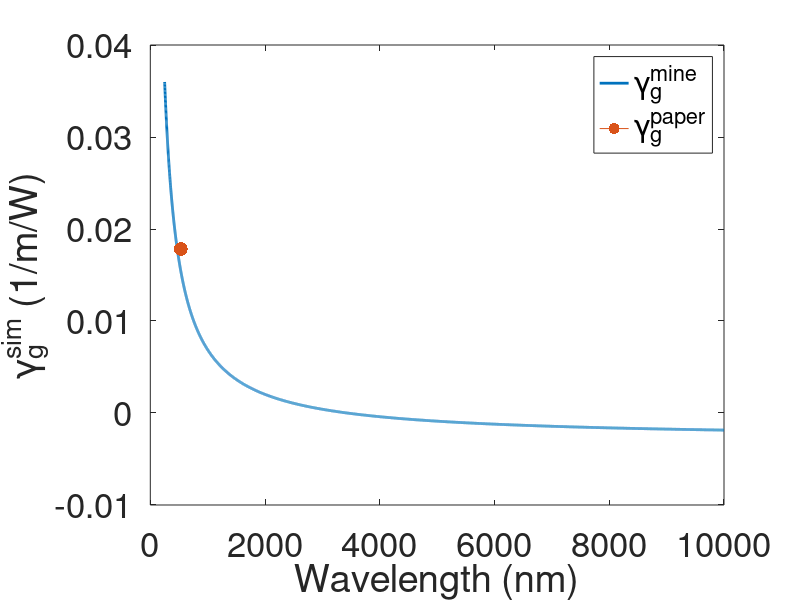

MATLAB code for this plot:
% This code compares the Raman gain of my derived equation to 
% "Measurement of Raman Gain Coefficients of Hydrogen, Deuterium, and
% Methane" by John J. Ottusch and David A. Rockwel

clearvars; close all;

Aeff = pi*(15e-6)^2; % Just assume some effective area; not really important

eta = 115; % gas density in amagat
gas.temperature = 298; % K
gas.pressure = eta*1.01325e5; % Pa
c = 299792458; % m/s
h = 6.62607015e-34; % J*s
hbar = h/(2*pi); % J*s
k = 1.38064852e-23; % Boltzmann constant (SI unit)
au_polarizability = 1.64878e-41; % F*m^2; atomic unit
permittivity0 = 8.85e-12;
gas.Ng = gas.pressure/k/gas.temperature; % m^(-3)

wavelength = (250:10000)'*1e-9; % nm
wavenumber = 1./wavelength*1e-2; % cm^-1

%% The calculated Raman gain of my derived equation

% T2
vib.T2 = 1e6/(pi*(8220+384*eta)); % ps

% polaribility
vib.Dalpha = 5.72e-17;

% calibration factor
% To match with the experiments of some papers
vib.polarizability_calibration = 1;
% Apply the calibration
vib.Dalpha = vib.Dalpha*vib.polarizability_calibration;

% vibrational Raman shift
f_vib = 2916; % cm^(-1)
vib.Omega = 2*pi*f_vib*1e2*c*1e-12; % 2*pi*THz

% Raman response prefactor
vib.preR = gas.Ng*vib.Dalpha^2/4./(vib.Omega*1e12);

% Raman gain calculation
preX3_V = vib.preR;
hr_max = abs(imag(vib.Omega/(2i*vib.Omega/vib.T2+1/vib.T2^2)*1e-12));
Q = 1/Aeff/(permittivity0*c/2)^2;
omegaR = (wavenumber-2916)*100*c*2*pi;
my_vib_Raman_gain = 2*preX3_V*Q*hr_max*(omegaR/4);

%% Comparison
figure;
h = plot(wavelength*1e9,my_vib_Raman_gain);
wavelength_paper = 532; % nm
paper_vib_Raman_gain = 1.26e-11/Aeff; % 1/m/W
hold on; plot(wavelength_paper,paper_vib_Raman_gain,'Marker','.','MarkerSize',30); hold off;
set(h,'linewidth',2); set(gca,'fontsize',25);
xlabel('Wavelength (nm)');
ylabel('\gamma_g^{sim} (1/m/W)');
legend('\gamma_g^{mine}','\gamma_g^{paper}');